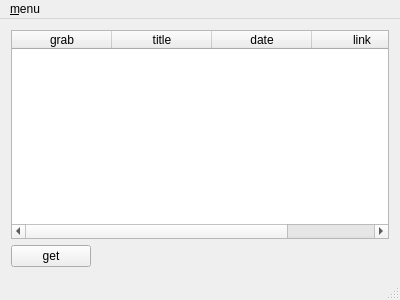
<?xml version="1.0" encoding="UTF-8"?>
<ui version="4.0">
 <class>MainWindow</class>
 <widget class="QMainWindow" name="MainWindow">
  <property name="geometry">
   <rect>
    <x>0</x>
    <y>0</y>
    <width>400</width>
    <height>300</height>
   </rect>
  </property>
  <property name="windowTitle">
   <string>HorribleSubs RSS</string>
  </property>
  <widget class="QWidget" name="main_widget">
   <layout class="QGridLayout" name="gridLayout">
    <item row="1" column="0">
     <layout class="QFormLayout" name="button_form">
      <item row="0" column="0">
       <widget class="QPushButton" name="get_button">
        <property name="text">
         <string>get</string>
        </property>
       </widget>
      </item>
     </layout>
    </item>
    <item row="0" column="0">
     <widget class="QTableWidget" name="table_view">
      <property name="showGrid">
       <bool>true</bool>
      </property>
      <attribute name="horizontalHeaderHighlightSections">
       <bool>false</bool>
      </attribute>
      <attribute name="verticalHeaderVisible">
       <bool>false</bool>
      </attribute>
      <attribute name="verticalHeaderHighlightSections">
       <bool>false</bool>
      </attribute>
      <column>
       <property name="text">
        <string>grab</string>
       </property>
      </column>
      <column>
       <property name="text">
        <string>title</string>
       </property>
      </column>
      <column>
       <property name="text">
        <string>date</string>
       </property>
      </column>
      <column>
       <property name="text">
        <string>link</string>
       </property>
      </column>
     </widget>
    </item>
   </layout>
  </widget>
  <widget class="QMenuBar" name="menuBar">
   <property name="geometry">
    <rect>
     <x>0</x>
     <y>0</y>
     <width>400</width>
     <height>20</height>
    </rect>
   </property>
   <widget class="QMenu" name="menumenu">
    <property name="title">
     <string>&amp;menu</string>
    </property>
    <addaction name="actionexit"/>
   </widget>
   <addaction name="menumenu"/>
  </widget>
  <widget class="QStatusBar" name="status_bar"/>
  <action name="actionexit">
   <property name="text">
    <string>&amp;exit</string>
   </property>
  </action>
 </widget>
 <layoutdefault spacing="6" margin="11"/>
 <resources/>
 <connections>
  <connection>
   <sender>menuBar</sender>
   <signal>triggered(QAction*)</signal>
   <receiver>MainWindow</receiver>
   <slot>close()</slot>
   <hints>
    <hint type="sourcelabel">
     <x>33</x>
     <y>6</y>
    </hint>
    <hint type="destinationlabel">
     <x>95</x>
     <y>64</y>
    </hint>
   </hints>
  </connection>
 </connections>
</ui>
